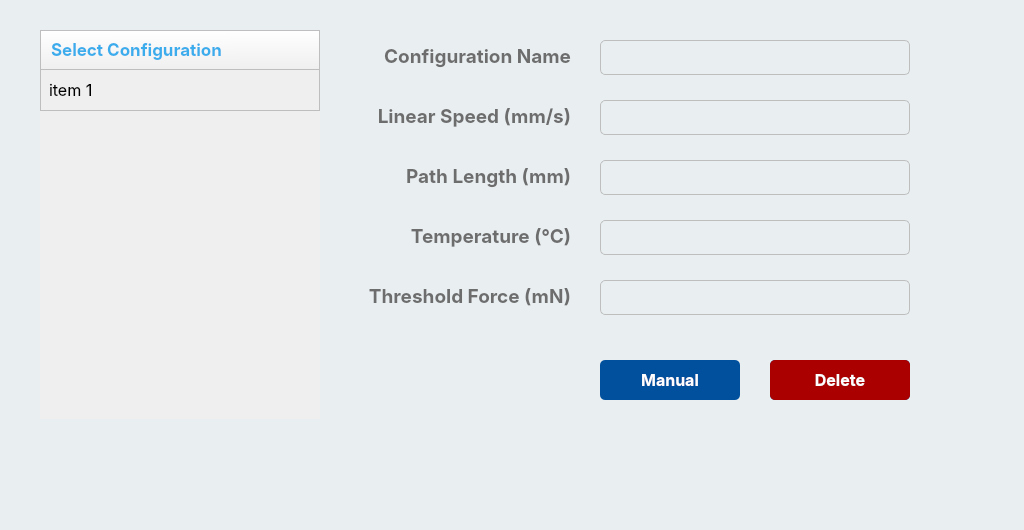
   <widget class="QFrame" name="screen_4">
    <property name="geometry">
     <rect>
      <x>0</x>
      <y>70</y>
      <width>1024</width>
      <height>530</height>
     </rect>
    </property>
    <property name="font">
     <font>
      <family>SF Pro Display</family>
     </font>
    </property>
    <property name="styleSheet">
     <string notr="true">background-color: rgb(233, 238, 241);</string>
    </property>
    <property name="frameShape">
     <enum>QFrame::NoFrame</enum>
    </property>
    <property name="frameShadow">
     <enum>QFrame::Plain</enum>
    </property>
    <widget class="QPushButton" name="button_5">
     <property name="geometry">
      <rect>
       <x>770</x>
       <y>360</y>
       <width>140</width>
       <height>40</height>
      </rect>
     </property>
     <property name="font">
      <font>
       <family>SF Pro Display</family>
       <pointsize>12</pointsize>
       <weight>75</weight>
       <bold>true</bold>
      </font>
     </property>
     <property name="styleSheet">
      <string notr="true">QPushButton#button_5 {
    color: #FFFFFF; /* White text */
    background-color: #00509E; /* Dark blue background for sufficient contrast */
    border-radius: 5px; /* Optional styling */
    padding: 5px 10px; /* Optional spacing */
}
QPushButton#button_5:hover {
    background-color: #003F7F; /* Slightly darker blue on hover */
}</string>
     </property>
     <property name="text">
      <string>Auto</string>
     </property>
    </widget>
    <widget class="QLabel" name="label_24">
     <property name="geometry">
      <rect>
       <x>350</x>
       <y>40</y>
       <width>221</width>
       <height>31</height>
      </rect>
     </property>
     <property name="font">
      <font>
       <family>SF Pro Display</family>
       <pointsize>14</pointsize>
       <weight>75</weight>
       <bold>true</bold>
      </font>
     </property>
     <property name="styleSheet">
      <string notr="true">color: #6d6d6d;</string>
     </property>
     <property name="text">
      <string>Configuration Name</string>
     </property>
     <property name="alignment">
      <set>Qt::AlignRight|Qt::AlignTrailing|Qt::AlignVCenter</set>
     </property>
    </widget>
    <widget class="QLabel" name="label_25">
     <property name="geometry">
      <rect>
       <x>350</x>
       <y>100</y>
       <width>221</width>
       <height>31</height>
      </rect>
     </property>
     <property name="font">
      <font>
       <family>SF Pro Display</family>
       <pointsize>14</pointsize>
       <weight>75</weight>
       <bold>true</bold>
      </font>
     </property>
     <property name="styleSheet">
      <string notr="true">color: rgb(109, 109, 109);</string>
     </property>
     <property name="text">
      <string>Linear Speed (mm/s)</string>
     </property>
     <property name="alignment">
      <set>Qt::AlignRight|Qt::AlignTrailing|Qt::AlignVCenter</set>
     </property>
    </widget>
    <widget class="QLabel" name="label_26">
     <property name="geometry">
      <rect>
       <x>350</x>
       <y>160</y>
       <width>221</width>
       <height>31</height>
      </rect>
     </property>
     <property name="font">
      <font>
       <family>SF Pro Display</family>
       <pointsize>14</pointsize>
       <weight>75</weight>
       <bold>true</bold>
      </font>
     </property>
     <property name="styleSheet">
      <string notr="true">color: rgb(109, 109, 109);</string>
     </property>
     <property name="text">
      <string>Path Length (mm)</string>
     </property>
     <property name="alignment">
      <set>Qt::AlignRight|Qt::AlignTrailing|Qt::AlignVCenter</set>
     </property>
    </widget>
    <widget class="QLabel" name="label_27">
     <property name="geometry">
      <rect>
       <x>360</x>
       <y>220</y>
       <width>211</width>
       <height>31</height>
      </rect>
     </property>
     <property name="font">
      <font>
       <family>SF Pro Display</family>
       <pointsize>14</pointsize>
       <weight>75</weight>
       <bold>true</bold>
      </font>
     </property>
     <property name="styleSheet">
      <string notr="true">color: rgb(109, 109, 109);</string>
     </property>
     <property name="text">
      <string>Temperature (°C)</string>
     </property>
     <property name="alignment">
      <set>Qt::AlignRight|Qt::AlignTrailing|Qt::AlignVCenter</set>
     </property>
    </widget>
    <widget class="QLabel" name="label_28">
     <property name="geometry">
      <rect>
       <x>350</x>
       <y>280</y>
       <width>221</width>
       <height>31</height>
      </rect>
     </property>
     <property name="font">
      <font>
       <family>SF Pro Display</family>
       <pointsize>14</pointsize>
       <weight>75</weight>
       <bold>true</bold>
      </font>
     </property>
     <property name="styleSheet">
      <string notr="true">color: rgb(109, 109, 109);</string>
     </property>
     <property name="text">
      <string>Threshold Force (mN)</string>
     </property>
     <property name="alignment">
      <set>Qt::AlignRight|Qt::AlignTrailing|Qt::AlignVCenter</set>
     </property>
    </widget>
    <widget class="QLabel" name="label_29">
     <property name="geometry">
      <rect>
       <x>600</x>
       <y>40</y>
       <width>310</width>
       <height>35</height>
      </rect>
     </property>
     <property name="font">
      <font>
       <family>SF Pro Display</family>
       <pointsize>12</pointsize>
      </font>
     </property>
     <property name="styleSheet">
      <string notr="true">color: #2f2f2f;
border:1px solid #bebebe;
border-radius: 5px;
padding-left: 5px;</string>
     </property>
     <property name="text">
      <string/>
     </property>
     <property name="alignment">
      <set>Qt::AlignLeading|Qt::AlignLeft|Qt::AlignVCenter</set>
     </property>
    </widget>
    <widget class="QLabel" name="label_30">
     <property name="geometry">
      <rect>
       <x>600</x>
       <y>100</y>
       <width>310</width>
       <height>35</height>
      </rect>
     </property>
     <property name="font">
      <font>
       <family>SF Pro Display</family>
       <pointsize>12</pointsize>
      </font>
     </property>
     <property name="styleSheet">
      <string notr="true">color: #2f2f2f;
border:1px solid #bebebe;
border-radius: 5px;
padding-left: 5px;</string>
     </property>
     <property name="text">
      <string/>
     </property>
     <property name="alignment">
      <set>Qt::AlignLeading|Qt::AlignLeft|Qt::AlignVCenter</set>
     </property>
    </widget>
    <widget class="QLabel" name="label_31">
     <property name="geometry">
      <rect>
       <x>600</x>
       <y>160</y>
       <width>310</width>
       <height>35</height>
      </rect>
     </property>
     <property name="font">
      <font>
       <family>SF Pro Display</family>
       <pointsize>12</pointsize>
      </font>
     </property>
     <property name="styleSheet">
      <string notr="true">color: #2f2f2f;
border:1px solid #bebebe;
border-radius: 5px;
padding-left: 5px;</string>
     </property>
     <property name="text">
      <string/>
     </property>
     <property name="alignment">
      <set>Qt::AlignLeading|Qt::AlignLeft|Qt::AlignVCenter</set>
     </property>
    </widget>
    <widget class="QLabel" name="label_32">
     <property name="geometry">
      <rect>
       <x>600</x>
       <y>220</y>
       <width>310</width>
       <height>35</height>
      </rect>
     </property>
     <property name="font">
      <font>
       <family>SF Pro Display</family>
       <pointsize>12</pointsize>
      </font>
     </property>
     <property name="styleSheet">
      <string notr="true">color: #2f2f2f;
border:1px solid #bebebe;
border-radius: 5px;
padding-left: 5px;</string>
     </property>
     <property name="text">
      <string/>
     </property>
     <property name="alignment">
      <set>Qt::AlignLeading|Qt::AlignLeft|Qt::AlignVCenter</set>
     </property>
    </widget>
    <widget class="QPushButton" name="button_6">
     <property name="geometry">
      <rect>
       <x>40</x>
       <y>30</y>
       <width>280</width>
       <height>40</height>
      </rect>
     </property>
     <property name="font">
      <font>
       <family>SF Pro Display</family>
       <pointsize>13</pointsize>
       <weight>75</weight>
       <bold>true</bold>
      </font>
     </property>
     <property name="layoutDirection">
      <enum>Qt::RightToLeft</enum>
     </property>
     <property name="styleSheet">
      <string notr="true">QPushButton{
	background-color: qlineargradient(spread:pad, x1:0.47, y1:0, x2:0.5, y2:1, stop:0 rgba(255, 255, 255, 255), stop:1 rgba(239, 239, 239, 255));
color: #3BADED;
border:1px solid #bebebe;
text-align: left;
padding-left: 5px;
}

QPushButton:pressed{
background-color: #bebebe;
}
QPushButton {
    padding-left: 10px; /* Adds padding on the left of the text */
    padding-right: 10px; /* Adds padding on the right of the icon */
    text-align: left; /* Aligns text to the left for better spacing */
    icon-size: 16px 16px; /* Adjusts icon size if needed */
}

QPushButton::menu-indicator {
    subcontrol-origin: padding; /* Ensures proper spacing for dropdown icon */
    subcontrol-position: right center; /* Aligns dropdown icon to the right */
    padding-right: 10px; /* Adds space to the right of the dropdown icon */
}

</string>
     </property>
     <property name="text">
      <string>Select Configuration</string>
     </property>
     <property name="icon">
      <iconset>
       <normaloff>icons/angle-down-solid.svg</normaloff>icons/angle-down-solid.svg</iconset>
     </property>
     <property name="autoDefault">
      <bool>false</bool>
     </property>
     <property name="default">
      <bool>false</bool>
     </property>
     <property name="flat">
      <bool>false</bool>
     </property>
    </widget>
    <widget class="QLabel" name="label_33">
     <property name="geometry">
      <rect>
       <x>600</x>
       <y>280</y>
       <width>310</width>
       <height>35</height>
      </rect>
     </property>
     <property name="font">
      <font>
       <family>SF Pro Display</family>
       <pointsize>12</pointsize>
      </font>
     </property>
     <property name="styleSheet">
      <string notr="true">color: #2f2f2f;
border:1px solid #bebebe;
border-radius: 5px;
padding-left: 5px;</string>
     </property>
     <property name="text">
      <string/>
     </property>
     <property name="alignment">
      <set>Qt::AlignLeading|Qt::AlignLeft|Qt::AlignVCenter</set>
     </property>
    </widget>
    <widget class="QListWidget" name="configlist">
     <property name="geometry">
      <rect>
       <x>40</x>
       <y>69</y>
       <width>280</width>
       <height>350</height>
      </rect>
     </property>
     <property name="font">
      <font>
       <family>SF Pro Display</family>
       <pointsize>9</pointsize>
      </font>
     </property>
     <property name="styleSheet">
      <string notr="true">QListWidget {
background-color: #efefef;
border:none;
}

QListWidget::item {
 height: 40px; 
border:1px solid #bebebe;
padding-left:5px;
}

QListWidget::item:hover {
	background-color: #308DC2;
	color: #ffffff;
}

QListWidget::item:selected {
	background-color:#3BADED;
	color: #ffffff;
border:1px solid rgb(0,74,74);
}</string>
     </property>
     <property name="resizeMode">
      <enum>QListView::Adjust</enum>
     </property>
     <property name="batchSize">
      <number>10</number>
     </property>
     <property name="currentRow">
      <number>-1</number>
     </property>
     <item>
      <property name="text">
       <string>item 1</string>
      </property>
      <property name="font">
       <font>
        <pointsize>12</pointsize>
       </font>
      </property>
     </item>
    </widget>
    <widget class="QPushButton" name="button_11">
     <property name="geometry">
      <rect>
       <x>770</x>
       <y>360</y>
       <width>140</width>
       <height>40</height>
      </rect>
     </property>
     <property name="font">
      <font>
       <family>SF Pro Display</family>
       <pointsize>12</pointsize>
       <weight>75</weight>
       <bold>true</bold>
      </font>
     </property>
     <property name="styleSheet">
      <string notr="true">QPushButton#button_11 {
    color: #FFFFFF; /* White text for contrast */
    background-color: #AA0000; /* Dark red background */
    border-radius: 5px; /* Consistent with the settings button */
    padding: 5px 10px; /* Same spacing as the settings button */
    border: none; /* Clean, minimal look */
}

QPushButton#button_11:hover {
    background-color: #8C0000; /* Slightly darker red on hover */
}

QPushButton#button_11:pressed {
    background-color: #700000; /* Even darker red when pressed */
}</string>
     </property>
     <property name="text">
      <string>Delete</string>
     </property>
    </widget>
    <widget class="QPushButton" name="button_12">
     <property name="geometry">
      <rect>
       <x>600</x>
       <y>360</y>
       <width>140</width>
       <height>40</height>
      </rect>
     </property>
     <property name="font">
      <font>
       <family>SF Pro Display</family>
       <pointsize>12</pointsize>
       <weight>75</weight>
       <bold>true</bold>
      </font>
     </property>
     <property name="styleSheet">
      <string notr="true">QPushButton#button_12 {
    color: #FFFFFF; /* White text */
    background-color: #00509E; /* Dark blue background for sufficient contrast */
    border-radius: 5px; /* Optional styling */
    padding: 5px 10px; /* Optional spacing */
}
QPushButton#button_12:hover {
    background-color: #003F7F; /* Slightly darker blue on hover */
}</string>
     </property>
     <property name="text">
      <string>Manual</string>
     </property>
    </widget>
   </widget>
